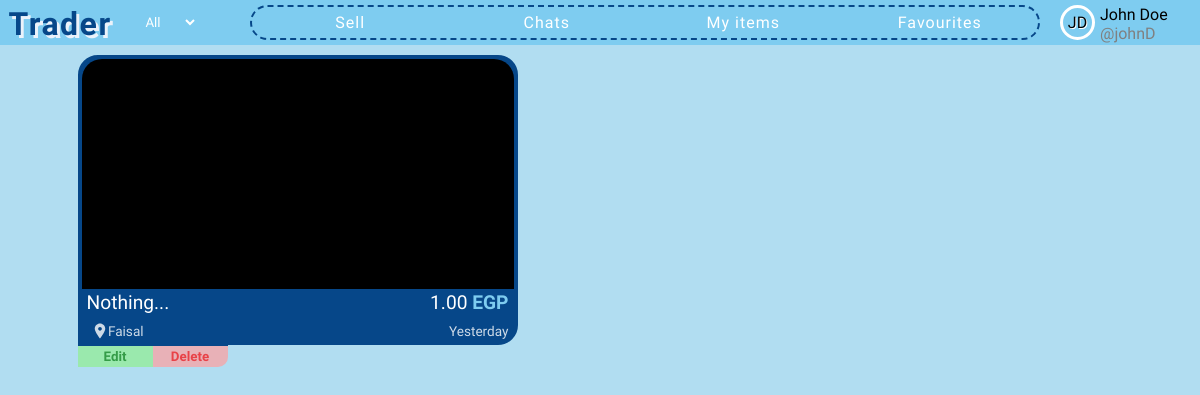
The app's page /my-items (signed in), older data.
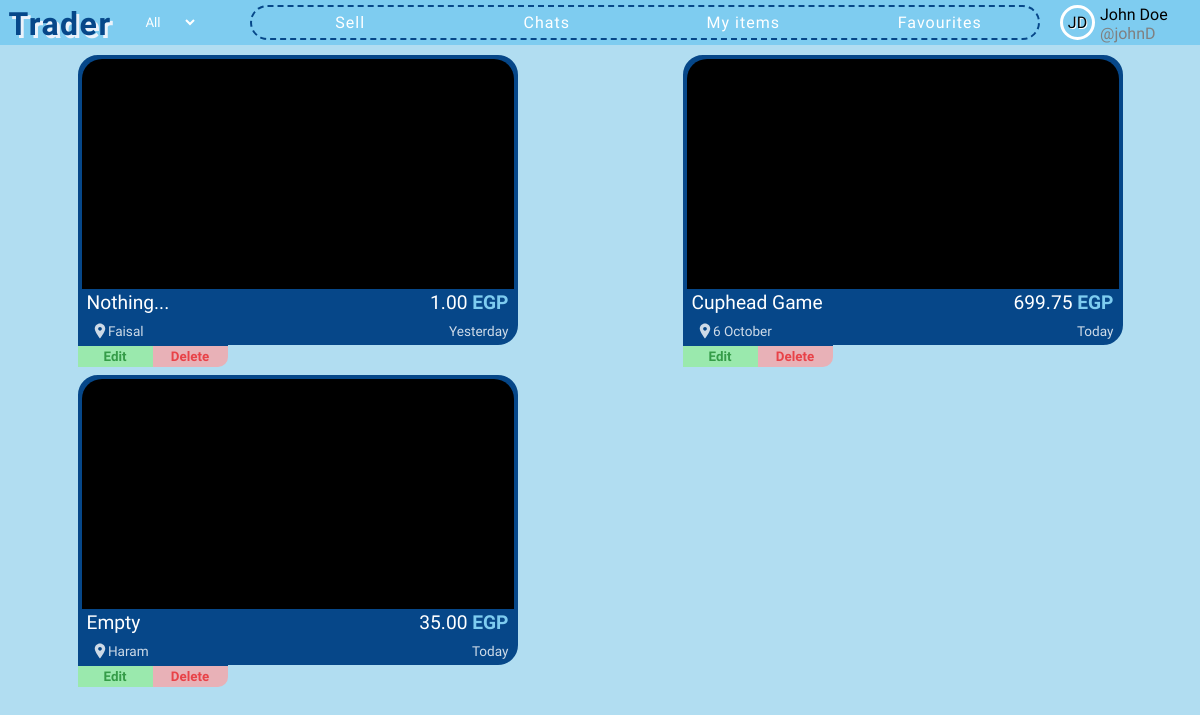
The same page, newer data.
### app/models.py (models this page shows)
class User(db.Model, UserMixin):
    id = db.Column(db.Integer, primary_key=True)
    firstname = db.Column(db.String(50), nullable=False)
    lastname = db.Column(db.String(50), nullable=False)
    username = db.Column(db.String(30), unique=True, nullable=False)
    email = db.Column(db.String(120), unique=True, nullable=False)
    password = db.Column(db.String(120), nullable=False)
    sent_chat = db.relationship('Chat', backref='sent_by_set', lazy=True, foreign_keys='Chat.sent_by')
    received_chat = db.relationship('Chat', backref='received_by_set', lazy=True, foreign_keys='Chat.received_by')
    items = db.relationship('Item', backref='item_owner', lazy=True)
    contacts = db.relationship('User', secondary=user_contacts,
                               primaryjoin=(user_contacts.c.contact_id == id),
                               secondaryjoin=(user_contacts.c.contacted_id == id),
                               backref=db.backref('contacted_by', lazy='dynamic'),
                               lazy='dynamic')
    favourites = db.relationship('Item', secondary=favourite_items, backref=db.backref('fav_users', lazy='dynamic'))

class Item(db.Model):
    id = db.Column(db.Integer, primary_key=True)
    title = db.Column(db.String(100), nullable=False)
    description = db.Column(db.Text, nullable=False)
    location = db.Column(db.String(100), nullable=False)
    price = db.Column(db.Float, default=0, nullable=False)
    is_sold = db.Column(db.Boolean, default=False)
    created_at = db.Column(db.DateTime)
    owner = db.Column(db.Integer, db.ForeignKey("user.id", ondelete='CASCADE'), nullable=False)
    images = db.relationship('Image', backref='images_set', lazy=True)
    chats = db.relationship('Chat', backref='chats_set', lazy=True)

### app/routes.py (the view)
@app.get("/my-items")
@login_required
def my_items():
    items = Item.query.filter_by(owner=current_user.id).all()
    return render_template('my-items.html', items=items)

### app/__init__.py (called while the page is built)
def price_format(float):
    return '{:,.2f}'.format(float)

### app/routes.py (called while the page is built)
@login_manager.user_loader
def load_user(user_id):
    return User.query.get(int(user_id))

### app/templates/my-items.html
{% extends 'base.html' %}
{% block head %}
    <link rel="stylesheet" href="{{ url_for('static', filename='css/partials/item.css') }}">
{% endblock %}
{% block content %}
    <div class="items-cont seller-items-cont">
        {% for item in items %}
            {% with seller_page=True, all_items_page=True %}
                {% include 'partials/item.html' %}
            {% endwith %}
        {% endfor %}
    </div>
{% endblock %}

### app/templates/base.html (shortened to what this page needs)
<!DOCTYPE html>
<html lang="en">
<head>
    <link rel="stylesheet" href="{{ url_for('static', filename='css/base.css') }}">
    <link rel="stylesheet" href="{{ url_for('static', filename='css/partials/user-card.css') }}">
    {% block head %}
    {% endblock %}
</head>
<body>
    {% block nav %}
        <header>
            <nav class="{% block nav_search %}{% endblock %}">
                <a href="{{ url_for('index') }}" class="app-name">Trader</a>
                <select name="location" class="location" class="">
                    <option class="all" value="">All</option>
                </select>
                <div class="all-links">
                    <a href="{{ url_for('sell') }}" class="nav-link">Sell</a>
                    <a href="{{ url_for('chats') }}" class="nav-link">Chats</a>
                    <a href="{{ url_for('my_items') }}" class="nav-link">My items</a>
                    <a href="{{ url_for('favourites') }}" class="nav-link">Favourites</a>
                </div>
                <div class="user-card-cont">
                    {% if current_user.is_authenticated %}
                        {% include 'partials/user-card.html' %}
                    {% else %}
                        <div class="guest">@Guest</div>
                        <div class="login-signup">
                            <a href="{{ url_for('login') }}" class="login">Log in</a>
                            <a href="{{ url_for('signup') }}" class="signup">Sign up</a>
                        </div>
                    {% endif %}
                </div>
            </nav>
        </header>
    {% endblock %}
    {% block content %}
    {% endblock %}
</body>
</html>

### app/templates/partials/user-card.html
<div class="user-logo-cont" style="background-color: #{{ user_color }};">
    <div class="user-logo">{{ current_user.firstname[0]|upper }}{{ current_user.lastname[0]|upper }}</div>
</div>
<div class="first-last-name">{{ current_user.firstname|title }} {{ current_user.lastname|title }}</div>
<span class="username">@{{ current_user.username }}</span>

### app/templates/partials/item.html (shortened to what this page needs)
<div class="single-item-cont location-{% if item.location == '6 October' %}october{% else %}{{ item.location|lower }}{% endif %}" id="item-{{ item.id }}">
    <a class="item" href="{{ url_for('single_item', item_id=item.id) }}">
        <div class="img-cont">
        </div>
        <div class="upper">
            <div class="item-title">{{ item.title }}</div>
            <div class="item-price">{{ price_format(item.price) }} <span class="egp">EGP</span></div>
        </div>
        <div class="lower">
            <div class="item-location">
                <svg
                    width="18px"
                    height="18px"
                    xmlns="http://www.w3.org/2000/svg"
                    viewBox="0 0 24 24"
                    fill="#fff"
                >
                    <path d="M12 2C8.13 2 5 5.13 5 9c0 4.25 7 13 7 13s7-8.75 7-13c0-3.87-3.13-7-7-7zm0 9.5c-1.38 0-2.5-1.12-2.5-2.5s1.12-2.5 2.5-2.5 2.5 1.12 2.5 2.5-1.12 2.5-2.5 2.5z" />
                </svg> {{ item.location }}
            </div>
            <div>{{ date_format(item.created_at) }}</div>
        </div>
    </a>
    {% if seller_page %}
    <div class="seller-page-btns">
        {% if all_items_page %}
        <div class="edit-delete">
            <button class="edit-btn" onclick="window.location.href = `{{ url_for('edit_item', item_id=item.id) }}`">Edit</button>
            <button class="delete-btn" onclick="window.location.href = `{{ url_for('delete_item', item_id=item.id) }}`">Delete</button>
        </div>
        {% endif %}
    </div>
    {% endif %}
</div>

### app/static/css/base.css (style rules this page uses)
* { font-family: 'Varela Round', serif; box-sizing: border-box; margin: 0; padding: 0; font-size: bolder; }
body { background-color: #B1DDF1; color: white; }
nav { position: relative; display: grid; grid-template-columns: 120px 120px 1fr 150px; background-color: #7eccf0; height: 45px; }
.app-name { position: relative; top: 5px; font-family: Cookie; font-weight: bolder; font-size: 2rem; text-align: center; letter-spacing: 1.5px; text-decoration: none; color: #064789; text-shadow: 3px 3px #EBF2FA; transition: all 0.3s; }
nav .location { background-color: #7eccf0; border: none; color: white; width: fit-content; text-align: center; }
.all-links { display: flex; justify-content: space-evenly; align-items: center; border: 2px dashed #064789; height: 35px; border-radius: 20px; margin: 5px 10px; }
.all-links .nav-link:first-of-type { border-top-left-radius: 20px; border-bottom-left-radius: 20px; }
.all-links .nav-link:last-of-type { border-top-right-radius: 20px; border-bottom-right-radius: 20px; }
.all-links .nav-link { color: white; letter-spacing: 1px; text-decoration: none; height: 100%; width: 100%; text-align: center; padding-top: 6px; }
.user-card-cont { position: relative; display: grid; column-gap: 5px; grid-template-columns: auto 1fr; grid-template-rows: 1fr 1fr; color: black; padding: 5px; height: 45px; padding-left: 10px; transition: background-color .2s ease-out; cursor: pointer; }

### app/static/css/partials/user-card.css (style rules this page uses)
.user-logo-cont { display: flex; justify-content: center; align-items: center; background-color: #7eccf0; width: 35px; height: 35px; border: 3px solid white; border-radius: 50%; text-shadow: 1px 1px white; grid-row: span 2; }
.user-logo { font-family: Amita; }
.username { color: gray; }

### app/static/css/partials/item.css (style rules this page uses)
.items-cont { display: grid; grid-template-columns: repeat(auto-fill, minmax(450px, 1fr)); gap: 10px 10px; padding: 10px 0; }
.single-item-cont { position: relative; width: 440px; margin: auto; transition: transform 0.5s; }
.item { position: relative; display: flex; flex-direction: column; justify-content: space-between; text-decoration: none; color: white; width: 440px; height: 290px; background-color: #064789; border-radius: 20px; border: 4px solid #064789; cursor: pointer; }
.img-cont { border-radius: 20px 20px 0 0; position: relative; background-color: black; overflow: hidden; height: 85%; }
.upper, .lower { display: flex; justify-content: space-between; align-items: baseline; padding: 2px 5px; }
.upper { font-size: 1.2rem; }
span.egp { color: #7eccf0; font-weight: bolder; }
.lower { font-size: 0.85rem; opacity: 0.8; }
.lower svg { position: relative; top: 3.5px; left: 4px; }
.seller-items-cont { gap: 30px 10px; }
.seller-items-cont .item { border-bottom-left-radius: 0; }
.seller-page-btns .edit-delete { position: absolute; bottom: -22px; color: black; display: flex; justify-content: space-evenly; width: 150px; border-bottom-right-radius: 10px; overflow: hidden; border-top: 2px solid #064789; }
.seller-page-btns button { width: 100%; border-style: none; font-weight: bolder; cursor: pointer; opacity: 0.7; }
.seller-page-btns .edit-btn { padding: 3px; border-color: green; color: green; background-color: lightgreen; }
.seller-page-btns .delete-btn { padding: 3px; border-color: red; color: red; background-color: rgb(255, 159, 159); }

Row changes from the older to the newer data that the page shows:
added Item: title "Cuphead Game", price "699.75", location "6 October", created_at "Today"
added Item: title "Empty", price "35.00", location "Haram", created_at "Today"
